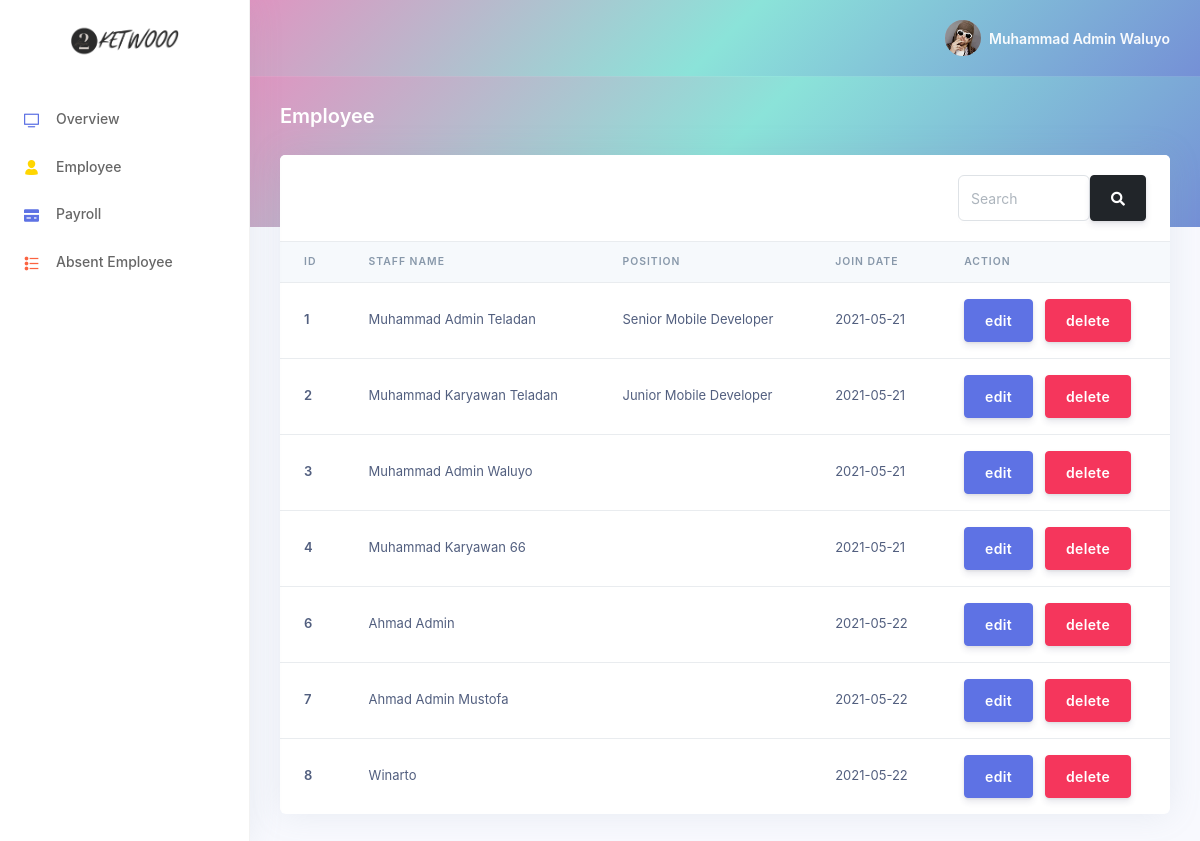
Page /index.php?page=employee (signed in) on the earlier database version.
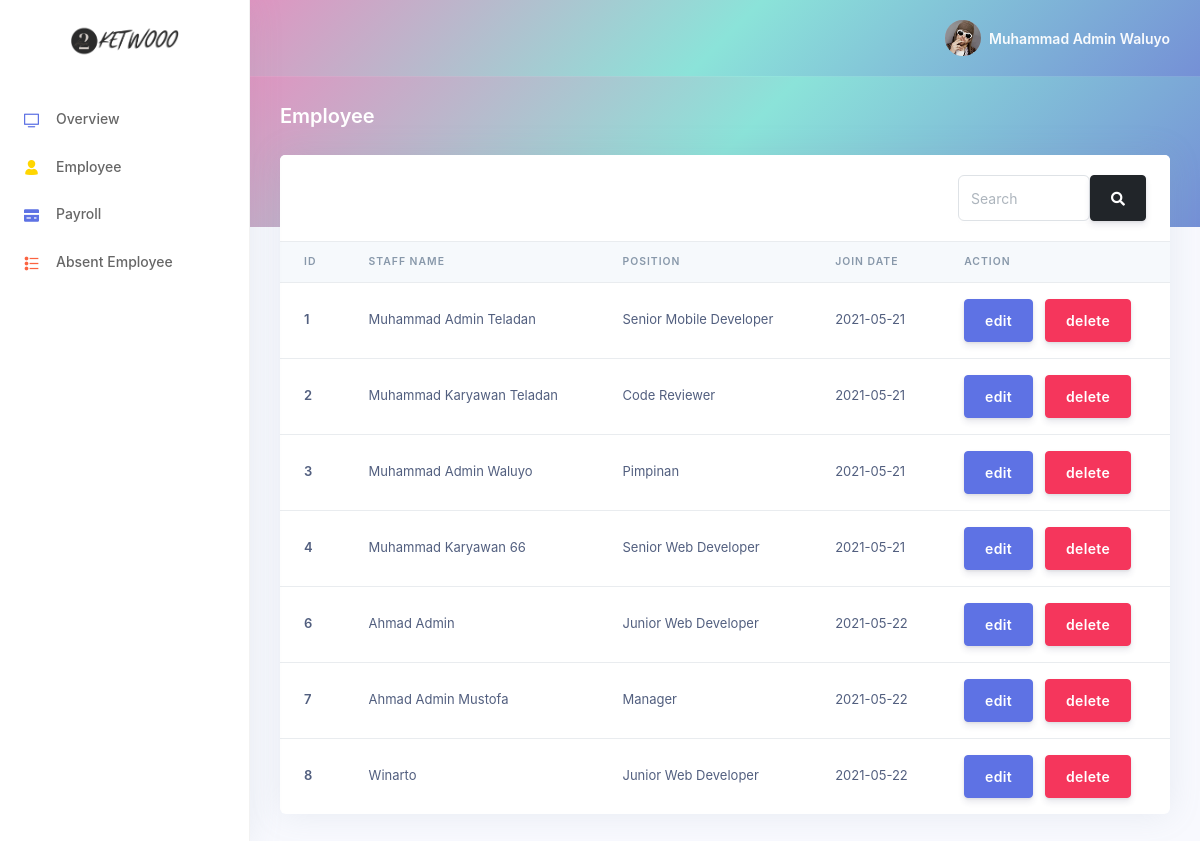
Same page on the later database version.
### tables this page shows
CREATE TABLE `user` (
  `id_user` int(16) NOT NULL,
  `nama_user` varchar(64) NOT NULL,
  `email_user` varchar(64) NOT NULL,
  `password_user` varchar(64) NOT NULL,
  `level_user` enum('karyawan','admin','super_admin') NOT NULL,
  `jabatan` varchar(32) DEFAULT NULL,
  `join_date` date NOT NULL,
  `alamat_user` varchar(64) DEFAULT NULL,
  `nohp` varchar(16) DEFAULT NULL
);

### employee.php (the view, shortened to what this page needs)
<?php
    include("system/connection.php");
?>
<div class="header gradient-bg pb-6">
    <div class="container-fluid">
        <div class="header-body">
            <div class="row align-items-center py-4">
                <div class="col-lg-6 col-7">
                    <h6 class="h2 text-white d-inline-block mb-0">Employee</h6>
                </div>
            </div>
        </div>
    </div>
</div>
<div class="container-fluid mt--6">
    <div class="row">
        <div class="col">
            <div class="card">
                <div class="card-header border-0">
                    <div class="row">
                        <div class="col"></div>
                        <div class="col-xl-3 text-right">
                            <form action="" method="POST">
                                <div class="input-group rounded">
                                    <input type="search" name="search" value="<?= $_POST["search"]??'' ?>" class="form-control rounded" placeholder="Search" aria-label="Search" aria-describedby="search-addon" />
                                    <button class="btn btn-dark" type="submit" id="search-addon">
                                        <i class="fas fa-search"></i>
                                    </button>
                                </div>
                            </form>
                        </div>
                    </div>
                </div>
                <div class="table-responsive">
                    <table class="table align-items-center table-flush">
                        <thead class="thead-light">
                            <tr>
                                <th scope="col">ID</th>
                                <th scope="col">Staff Name</th>
                                <th scope="col">Position</th>
                                <th scope="col">Join Date</th>
                                <th scope="col">Action</th>
                            </tr>
                        </thead>
                        <tbody>
                            <?php
                                $select = mysqli_query($connection, "SELECT * FROM user");
                                while ($data = mysqli_fetch_array($select)) {
                            ?>
                            <tr>
                                <th scope="row"><?= $data['id_user'] ?></th>
                                <td><?= $data['nama_user'] ?></td>
                                <td><?= $data['jabatan'] ?></td>
                                <td><?= $data['join_date'] ?></td>
                                <td>
                                    <button type="button" id="editButton" class="btn btn-primary" data-toggle="modal" data-target="#editEmployee<?= $data['id_user'] ?>">
                                    edit
                                    </button>
                                    <button type="button" id="deleteButton" class="btn btn-danger" data-toggle="modal" data-target="#deleteEmployee<?= $data['id_user'] ?>">
                                    delete
                                    </button>
                                </td>
                            </tr>
                            <?php } ?>
                        </tbody>
                    </table>
                </div>
            </div>
        </div>
    </div>
</div>

Differences in the rows shown:
changed user "Muhammad Karyawan Teladan": jabatan "Junior Mobile Developer" → "Code Reviewer"
changed user "Muhammad Admin Waluyo": jabatan (not shown) → "Pimpinan"
changed user "Muhammad Karyawan 66": jabatan (not shown) → "Senior Web Developer"
changed user "Ahmad Admin": jabatan (not shown) → "Junior Web Developer"
changed user "Ahmad Admin Mustofa": jabatan (not shown) → "Manager"
changed user "Winarto": jabatan (not shown) → "Junior Web Developer"
